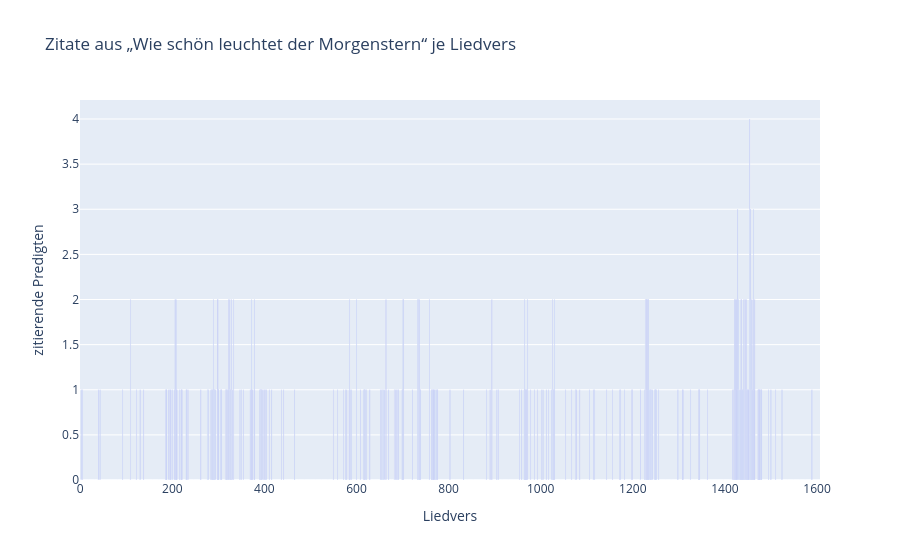

Notebook code for this chart:
### Code cell
x_values = [item[0] for item in quote_distr]
y_values = [item[1] for item in quote_distr]

# Create bar plot
fig = px.bar(x=x_values, y=y_values, labels={'x': 'Liedvers', 'y': 'zitierende Predigten'}, title="Zitate aus „Wie schön leuchtet der Morgenstern“ je Liedvers")
fig.show()

### Figure 1 — Plotly figure (JSON) as saved in the notebook; plotly's stock layout.template omitted (floating-point values rounded to 4 significant figures; data arrays with more than 128 entries replaced by an {"elided": "..."} marker saying what was removed)
{"data": [{"hovertemplate": "Liedvers=%{x}<br>zitierende Predigten=%{y}<extra></extra>", "legendgroup": "", "marker": {"color": "#636efa", "pattern": {"shape": ""}}, "name": "", "orientation": "v", "showlegend": false, "textposition": "auto", "type": "bar", "x": {"elided": "1607 int values"}, "xaxis": "x", "y": {"elided": "1607 int values"}, "yaxis": "y"}], "layout": {"barmode": "relative", "legend": {"tracegroupgap": 0}, "title": {"text": "Zitate aus „Wie schön leuchtet der Morgenstern“ je Liedvers"}, "xaxis": {"anchor": "y", "domain": [0, 1], "title": {"text": "Liedvers"}}, "yaxis": {"anchor": "x", "domain": [0, 1], "title": {"text": "zitierende Predigten"}}}}
